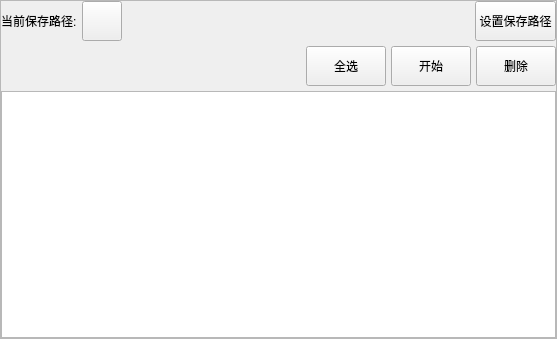
<?xml version="1.0" encoding="UTF-8"?>
<ui version="4.0">
 <class>DownloadWidget</class>
 <widget class="QWidget" name="DownloadWidget">
  <property name="geometry">
   <rect>
    <x>0</x>
    <y>0</y>
    <width>557</width>
    <height>339</height>
   </rect>
  </property>
  <property name="windowTitle">
   <string>RigetWidget</string>
  </property>
  <layout class="QVBoxLayout" name="verticalLayout">
   <property name="spacing">
    <number>0</number>
   </property>
   <property name="leftMargin">
    <number>0</number>
   </property>
   <property name="topMargin">
    <number>0</number>
   </property>
   <property name="rightMargin">
    <number>0</number>
   </property>
   <property name="bottomMargin">
    <number>0</number>
   </property>
   <item>
    <widget class="QScrollArea" name="scrollArea">
     <property name="widgetResizable">
      <bool>true</bool>
     </property>
     <widget class="QWidget" name="scrollAreaWidgetContents">
      <property name="geometry">
       <rect>
        <x>0</x>
        <y>0</y>
        <width>555</width>
        <height>337</height>
       </rect>
      </property>
      <layout class="QVBoxLayout" name="verticalLayout_3" stretch="0">
       <property name="spacing">
        <number>0</number>
       </property>
       <property name="leftMargin">
        <number>0</number>
       </property>
       <property name="topMargin">
        <number>0</number>
       </property>
       <property name="rightMargin">
        <number>0</number>
       </property>
       <property name="bottomMargin">
        <number>0</number>
       </property>
       <item>
        <layout class="QVBoxLayout" name="verticalLayout_2">
         <property name="spacing">
          <number>5</number>
         </property>
         <item>
          <layout class="QHBoxLayout" name="horizontalLayout">
           <item>
            <widget class="QLabel" name="label_save_path">
             <property name="styleSheet">
              <string notr="true">font: 12pt &quot;Microsoft YaHei UI&quot;;</string>
             </property>
             <property name="text">
              <string>当前保存路径:</string>
             </property>
            </widget>
           </item>
           <item>
            <widget class="TransparentPushButton" name="label_save_path_value">
             <property name="minimumSize">
              <size>
               <width>0</width>
               <height>40</height>
              </size>
             </property>
             <property name="text">
              <string/>
             </property>
            </widget>
           </item>
           <item>
            <spacer name="horizontalSpacer">
             <property name="orientation">
              <enum>Qt::Orientation::Horizontal</enum>
             </property>
             <property name="sizeHint" stdset="0">
              <size>
               <width>40</width>
               <height>20</height>
              </size>
             </property>
            </spacer>
           </item>
           <item>
            <widget class="PrimaryPushButton" name="pushButton_set_save_path">
             <property name="minimumSize">
              <size>
               <width>0</width>
               <height>40</height>
              </size>
             </property>
             <property name="text">
              <string>设置保存路径</string>
             </property>
            </widget>
           </item>
          </layout>
         </item>
         <item>
          <layout class="QHBoxLayout" name="horizontalLayout_2">
           <item>
            <spacer name="horizontalSpacer_2">
             <property name="orientation">
              <enum>Qt::Orientation::Horizontal</enum>
             </property>
             <property name="sizeHint" stdset="0">
              <size>
               <width>40</width>
               <height>20</height>
              </size>
             </property>
            </spacer>
           </item>
           <item>
            <widget class="PrimaryPushButton" name="pushButton_select_all">
             <property name="minimumSize">
              <size>
               <width>0</width>
               <height>40</height>
              </size>
             </property>
             <property name="text">
              <string>全选</string>
             </property>
            </widget>
           </item>
           <item>
            <widget class="PrimaryPushButton" name="pushButton_start">
             <property name="minimumSize">
              <size>
               <width>0</width>
               <height>40</height>
              </size>
             </property>
             <property name="text">
              <string>开始</string>
             </property>
            </widget>
           </item>
           <item>
            <widget class="PrimaryPushButton" name="pushButton_delete">
             <property name="minimumSize">
              <size>
               <width>0</width>
               <height>40</height>
              </size>
             </property>
             <property name="text">
              <string>删除</string>
             </property>
            </widget>
           </item>
          </layout>
         </item>
         <item>
          <widget class="Table" name="tableWidget_download"/>
         </item>
        </layout>
       </item>
      </layout>
     </widget>
    </widget>
   </item>
  </layout>
 </widget>
 <customwidgets>
  <customwidget>
   <class>PrimaryPushButton</class>
   <extends>QPushButton</extends>
   <header>qfluentwidgets.components.widgets</header>
  </customwidget>
  <customwidget>
   <class>TransparentPushButton</class>
   <extends>QPushButton</extends>
   <header>qfluentwidgets.components.widgets</header>
  </customwidget>
  <customwidget>
   <class>Table</class>
   <extends>QTableWidget</extends>
   <header>SubWidget.Home.SlotFunc.DownloadPageCtrl</header>
  </customwidget>
 </customwidgets>
 <resources/>
 <connections/>
</ui>
